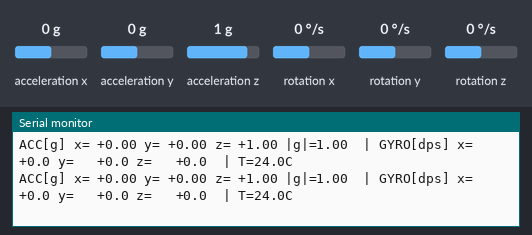
Recording of a sketch running on a simulated ESP32-S3. Parts: the last lines printed to the serial monitor. Wiring (inferred from the names in the program): MPU-9250 motion sensor at I2C address 0x68. Inputs (shaded band) come from the test bench; at power-on: rotation x 0 °/s, rotation y 0 °/s, rotation z 0 °/s, acceleration x 0 g, acceleration y 0 g, acceleration z 1 g.

Above: at 2.7 s.
2.8 s: rotation x set to -192 °/s
At 3.07 s:
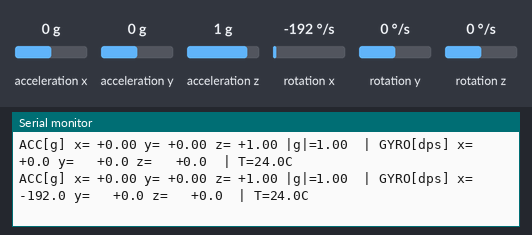
4.7 s: rotation y set to -192 °/s
At 5.09 s:
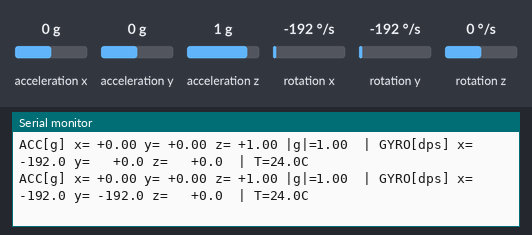
6.7 s: rotation z set to -192 °/s
At 7.21 s:
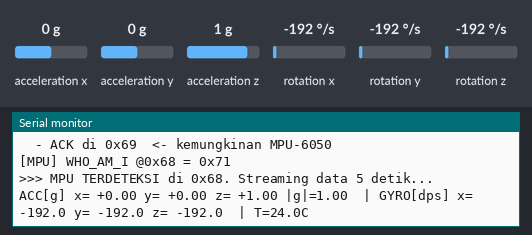
8.8 s: rotation x set to 0 °/s
At 9.23 s:
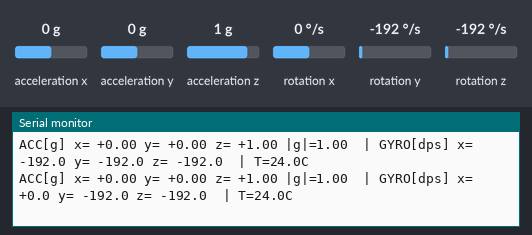
10.8 s: rotation y set to 0 °/s
At 11.25 s:
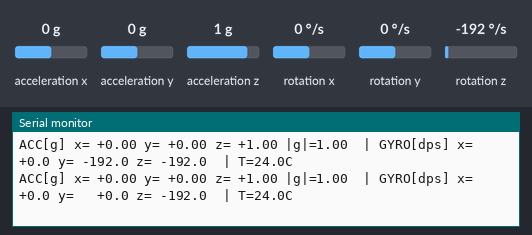
12.8 s: rotation x set to -100 °/s
At 13.37 s:
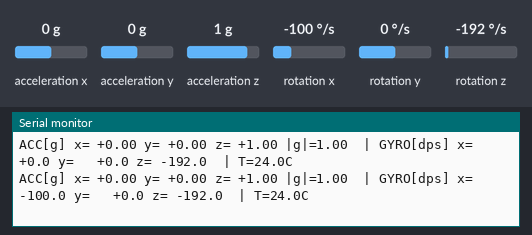

Measured:
- after the input at 2.8 s, the serial monitor: prints a new line at once (image 1)
- after the input at 4.7 s, the serial monitor: prints a new line after 0.14 s (image 2)
- after the input at 6.7 s, the serial monitor: prints a new line after 0.25 s (image 3)
- after the input at 8.8 s, the serial monitor: prints a new line after 0.17 s (image 4)
- after the input at 10.8 s, the serial monitor: prints a new line after 0.19 s (image 5)
- after the input at 12.8 s, the serial monitor: prints a new line after 0.31 s (image 6)

The sketch:

testmpu.ino
```cpp
// ============================================================
//  Test MPU-6050 di ESP32-S3-LCD-1.47 (172x320)
//  Tujuan: cek apakah MPU-6050 masih hidup / sudah rusak.
//  - Scan bus I2C  -> tampilkan semua alamat yang ACK
//  - Auto-detect MPU di 0x68 / 0x69 (cek register WHO_AM_I)
//  - Baca accel + gyro + suhu terus menerus
//  Lihat Serial Monitor @115200.
// ============================================================

#include <Wire.h>

// ---- Pin I2C (ganti kalau wiring kamu beda) ----
#ifndef I2C_SDA
#define I2C_SDA 8
#endif
#ifndef I2C_SCL
#define I2C_SCL 9
#endif

// ---- Register MPU-6050 ----
#define REG_WHO_AM_I   0x75
#define REG_PWR_MGMT_1 0x6B
#define REG_ACCEL_XOUT 0x3B

uint8_t mpuAddr = 0;     // 0 = belum ketemu
bool    mpuOk   = false;

bool readReg(uint8_t addr, uint8_t reg, uint8_t *buf, uint8_t len) {
  Wire.beginTransmission(addr);
  Wire.write(reg);
  if (Wire.endTransmission(false) != 0) return false;
  if (Wire.requestFrom(addr, len) != len) return false;
  for (uint8_t i = 0; i < len; i++) buf[i] = Wire.read();
  return true;
}

bool writeReg(uint8_t addr, uint8_t reg, uint8_t val) {
  Wire.beginTransmission(addr);
  Wire.write(reg);
  Wire.write(val);
  return Wire.endTransmission() == 0;
}

void i2cScan() {
  Serial.println(F("\n[I2C SCAN] mencari device di bus..."));
  int found = 0;
  for (uint8_t a = 1; a < 127; a++) {
    Wire.beginTransmission(a);
    if (Wire.endTransmission() == 0) {
      Serial.printf("  - ACK di 0x%02X", a);
      if (a == 0x68 || a == 0x69) Serial.print(F("  <- kemungkinan MPU-6050"));
      if (a == 0x57)              Serial.print(F("  <- MAX30102"));
      Serial.println();
      found++;
    }
  }
  if (found == 0)
    Serial.println(F("  (KOSONG) tidak ada device sama sekali -> cek VCC/GND/SDA/SCL/pull-up."));
}

bool mpuDetect() {
  uint8_t who = 0;
  for (uint8_t i = 0; i < 2; i++) {
    uint8_t cand = (i == 0) ? 0x68 : 0x69;
    if (readReg(cand, REG_WHO_AM_I, &who, 1)) {
      Serial.printf("[MPU] WHO_AM_I @0x%02X = 0x%02X\n", cand, who);
      // MPU6050=0x68, MPU6500=0x70, MPU9250=0x71, beberapa clone=0x68/0x98/0x72
      mpuAddr = cand;
      writeReg(cand, REG_PWR_MGMT_1, 0x00);  // wake up
      delay(50);
      return true;
    }
  }
  return false;
}

// baca level idle bus pakai pull-up internal (tanpa Wire, jadi tak mungkin hang)
bool busIdleHigh(int &sda, int &scl) {
  pinMode(I2C_SDA, INPUT_PULLUP);
  pinMode(I2C_SCL, INPUT_PULLUP);
  delay(3);
  sda = digitalRead(I2C_SDA);
  scl = digitalRead(I2C_SCL);
  return sda && scl;
}

void setup() {
  Serial.begin(115200);
  delay(1500);                 // beri waktu USB-CDC enumerate
  Serial.println(F("\n\n===== TEST MPU-6050 (live diag) ====="));
  Serial.printf("I2C: SDA=GPIO%d, SCL=GPIO%d @100kHz\n", I2C_SDA, I2C_SCL);
  Serial.println(F("Lapor tiap ~1.5s. Idle bus HARUS HIGH/HIGH kalau MPU sehat & bertenaga.\n"));
}

void loop() {
  int sda, scl;
  bool busOk = busIdleHigh(sda, scl);
  Serial.printf("[BUS] SDA=%s SCL=%s  ",
                sda ? "HIGH" : "LOW ", scl ? "HIGH" : "LOW ");

  if (!busOk) {
    Serial.println(F("-> bus ketahan LOW. MPU tak dapat 3.3V? GND blm nyambung? short? (scan di-skip, hindari hang)"));
    delay(1500);
    return;
  }

  // bus sehat (ada pull-up) -> aman pakai Wire
  Wire.begin(I2C_SDA, I2C_SCL);
  Wire.setClock(100000);
  Wire.setTimeOut(50);
  delay(20);

  i2cScan();
  mpuOk = mpuDetect();
  if (!mpuOk) {
    Serial.println(F(">>> bus ok tapi MPU tak balas di 0x68/0x69 -> alamat lain? chip rusak?"));
    delay(1200);
    return;
  }

  Serial.printf(">>> MPU TERDETEKSI di 0x%02X. Streaming data 5 detik...\n", mpuAddr);
  unsigned long t0 = millis();
  while (millis() - t0 < 5000) {
    streamOnce();
    delay(200);
  }
}

void streamOnce() {
  uint8_t b[14];
  // baca 14 byte: accel[6] temp[2] gyro[6]
  if (!readReg(mpuAddr, REG_ACCEL_XOUT, b, 14)) {
    Serial.println(F("[ERR] gagal baca data -> MPU lepas/putus? rescan..."));
    mpuOk = false;
    return;
  }

  int16_t ax = (b[0]  << 8) | b[1];
  int16_t ay = (b[2]  << 8) | b[3];
  int16_t az = (b[4]  << 8) | b[5];
  int16_t tr = (b[6]  << 8) | b[7];
  int16_t gx = (b[8]  << 8) | b[9];
  int16_t gy = (b[10] << 8) | b[11];
  int16_t gz = (b[12] << 8) | b[13];

  float axg = ax / 16384.0f, ayg = ay / 16384.0f, azg = az / 16384.0f;
  float gxd = gx / 131.0f,   gyd = gy / 131.0f,   gzd = gz / 131.0f;
  float tempC = tr / 340.0f + 36.53f;
  float gmag  = sqrtf(axg*axg + ayg*ayg + azg*azg);

  Serial.printf("ACC[g] x=%+6.2f y=%+6.2f z=%+6.2f |g|=%4.2f  | GYRO[dps] x=%+7.1f y=%+7.1f z=%+7.1f  | T=%4.1fC\n",
                axg, ayg, azg, gmag, gxd, gyd, gzd, tempC);

  delay(200);   // 5 Hz biar serial enak dibaca
}
```
